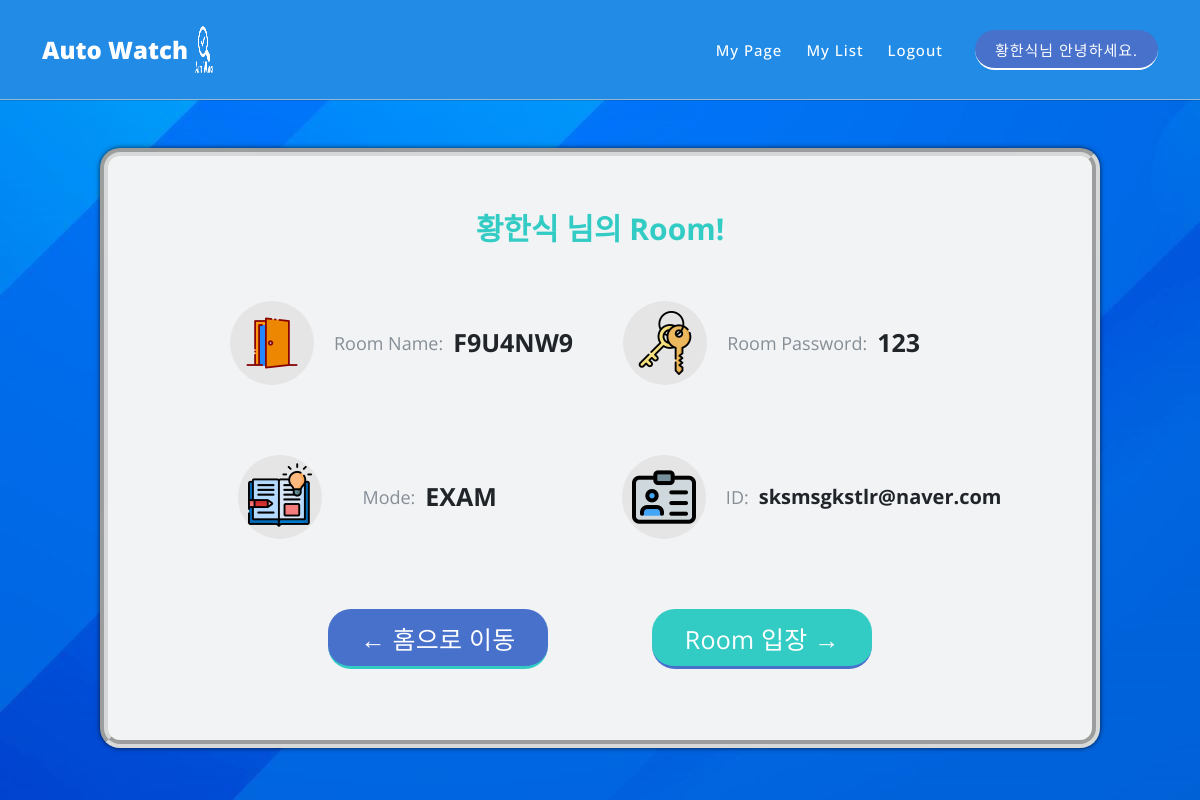
The page /main/makeroom/success (signed in) on the database its author committed.
### home/models.py (models this page shows, shortened)
class User(models.Model):
    email = models.EmailField(max_length=128, verbose_name="아이디")
    username = models.CharField(max_length=64, verbose_name="사용자명")
    password = models.CharField(max_length=64, verbose_name="비밀번호")
    registerd_date = models.DateTimeField(
        auto_now_add=True, verbose_name='가입시간')
    image = models.ImageField(
        default="face-recognition.png", verbose_name='이미지', storage=OverwriteStorage())
    check = models.BooleanField(default=False)        # 앱 인증 완료시 true
    class Meta:
        db_table = 'hasik_user'
        verbose_name = '사용자 명단'
        verbose_name_plural = '사용자 명단'  # 복수명 설정

### main/models.py (models this page shows, shortened)
class Room(models.Model):
    room_name = models.CharField(max_length=128, verbose_name="방 이름")
    room_password = models.CharField(max_length=64, verbose_name="방 비밀번호")
    file = models.FileField(upload_to="room", verbose_name="파일", default="NULL")
    mode = models.CharField(max_length=64, verbose_name="모드", default="NULL")
    maker = models.EmailField(max_length=64, verbose_name="생성자", default="NULL")
    make_date = models.DateTimeField(auto_now_add=True, verbose_name='생성 날짜')
    member_list = models.CharField(max_length=64, verbose_name='회원명단리스트',default=None)
    class Meta:
        db_table = 'room'
        verbose_name = 'Room 명단'
        verbose_name_plural = 'Room 명단'

### main/views.py (the view, shortened to what this page needs)
# urls.py: path('makeroom/success', views.make_success),
def make_success(request):
    res_data = {}
    fs = FileSystemStorage()
    room_session = request.session.get('room_name')   # 아까 POST 할때 session에 저장한 값 불러옴
    user_session = request.session.get('user')
    if room_session and user_session:
        user = User.objects.get(pk=user_session)    # 로그인 체크
        res_data['username'] = user.username        # mypage 정보
        res_data['email'] = user.email
        res_data['register'] = user.registerd_date
        room = Room.objects.get(room_name=room_session)
        res_data['room_name'] = room.room_name
        res_data['room_password'] = room.room_password
        res_data['mode'] = room.mode
        res_data['maker'] = room.maker
        res_data['userimg'] = fs.url(user.image)
        if res_data['userimg'] == "/media/":               # 이미지 체크
            res_data['img_check'] = 0
        else:
            res_data['img_check'] = 1
        if request.method == 'GET':
            return render(request, 'make_success.html', res_data)
    else:
        return redirect('/login')

### main/templates/make_success.html (shortened to what this page needs)
{%extends 'base.html'%}
{% block content%}
    <div class="success">
        <span id="success-main-text" class="animate__animated animate__heartBeat animate__delay-1s">{{username}} 님의
            Room!</span>
        <div class="rn">
            <div class="img-background">
                <img src="/static/assets/images/door_name.png" alt="">
            </div>
            <span class="sub-text1">Room Name: </span><span class="main-text1">{{room_name}}</span>
            <div class="img-background">
                <img src="/static/assets/images/keys.png" alt="">
            </div>
            <span class="sub-text2">Room Password: </span><span class="main-text2">{{room_password}}</span>
        </div>
        <div class="rm">
            <div class="img-background">
                <img src="/static/assets/images/open-book.png" alt="" id="mode-img">
            </div>
            <span class="sub-text3">Mode: </span><span class="main-text3">{{mode}}</span>
            <div class="img-background">
                <img src="/static/assets/images/name.png" alt="">
            </div>
            <span class="sub-text4">ID: </span><span class="main-text4">{{maker}}</span>
        </div>
        <div class="success-btn">
            <form method="POST">
                <input type="button" id="move-home-btn" value="← 홈으로 이동" onclick="location.href='/main'">
                <button>Room 입장 →</button>
            </form>
        </div>
    </div>
{% endblock%}

### main/templates/base.html (shortened to what this page needs)
<!DOCTYPE html>
<html lang="ko" id="html">
<head>
    <link href="/static/vendor/bootstrap/css/bootstrap.min.css" rel="stylesheet">
    <link rel="stylesheet" href="/static/assets/css/fontawesome.css">
    <link rel="stylesheet" href="/static/assets/css/templatemo-seo-dream.css?after">
    <link rel="stylesheet" href="/static/assets/css/main.css">
    <link rel="stylesheet" href="/static/assets/css/makeroom.css">
    <link rel="stylesheet" href="/static/assets/css/enterroom.css?after">
    <link rel="stylesheet" href="/static/assets/css/list.css">
    <link rel="stylesheet" href="/static/assets/css/animated.css">
    <link rel="stylesheet" href="https://cdnjs.cloudflare.com/ajax/libs/animate.css/4.1.1/animate.min.css"/>
    <link rel="stylesheet" href="/static/assets/css/owl.css">
</head>
<body>
  <div class="king" id="king">
    <div class="animate__animated animate__fadeInDown animate__delay-0.8s">
      <header class="header-area">
        <div class="container">
          <div class="row">
            <div class="col-12">
                <nav class="main-nav">
                  <a href="/main" class="logo">
                    <h4>Auto Watch <img src="/static/assets/images/자동감시로고_-removebg-preview.png" alt="" class="auto_logo"></h4>
                  </a>
                  <ul class="nav">
                    <li class="scroll-to-section"><a id="nav_mypage" name="nav_mypage">My page</a></li>
                    <li class="scroll-to-section"><a href="/main/list">My List</a></li>
                    <li class="scroll-to-section"><a href="/logout">Logout</a></li>
                    <li class="scroll-to-section"><div class="main-blue-button"><a id="nav_mypage2" name="nav_mypage2">{{username}}님 안녕하세요.</a></div></li>
                  </ul>
                </nav>
            </div>
          </div>
        </div>
      </header>
    </div>
    <div class="main">
      <div class="inner">
        {%block content%}
        {% endblock %}
      </div>
    </div>
  </div>
</body>
</html>

### static/assets/css/templatemo-seo-dream.css (style rules this page uses)
* { margin: 0; padding: 0; border: 0; outline: 0; }
ul, li { padding: 0; margin: 0; list-style: none; }
header, nav, section, article, aside, footer, hgroup { display: block; }
* { box-sizing: border-box; }
html, body { font-family: 'fontawesome-webfont', sans-serif; font-weight: 400; background-color: #fff; -ms-text-size-adjust: 100%; -webkit-font-smoothing: antialiased; -moz-osx-font-smoothing: grayscale; }
a { text-decoration: none; }
img { width: 100%; overflow: hidden; }
html, body { background: #fff; font-family: 'Open Sans', sans-serif; }
.main-blue-button a { display: inline-block; background-color: #4771cb; font-size: 15px; font-weight: 400; color: #fff; text-transform: capitalize; padding: 12px 25px; border-radius: 23px; letter-spacing: 0.25px; border-bottom: 2px solid #fff!important; transition: all .3s; }
.header-area { background-color: #228be6; border-bottom: 1px solid rgba(204,204,204, 0.7); box-shadow: 0 0 1px rgba(0,0,0, 0.7); position: absolute; top: 0px; left: 0px; right: 0px; z-index: 100; height: 100px; -webkit-transition: all .5s ease 0s; -moz-transition: all .5s ease 0s; -o-transition: all .5s ease 0s; transition: all .5s ease 0s; }
.header-area .main-nav { min-height: 80px; background: transparent; }
.header-area .main-nav .logo { float: left; -webkit-transition: all 0.3s ease 0s; -moz-transition: all 0.3s ease 0s; -o-transition: all 0.3s ease 0s; transition: all 0.3s ease 0s; }
.header-area .main-nav .logo h4 { font-size: 30px; font-weight: 800; text-transform: capitalize; color: #fff; line-height: 100px; float: left; width: 300px; -webkit-transition: all 0.3s ease 0s; -moz-transition: all 0.3s ease 0s; -o-transition: all 0.3s ease 0s; transition: all 0.3s ease 0s; }
.header-area .main-nav .logo h4 img { margin-top: 10px; width: 80px; height: 80px; }
.header-area .main-nav .nav { float: right; margin-top: 30px; margin-right: 0px; background-color: transparent; -webkit-transition: all 0.3s ease 0s; -moz-transition: all 0.3s ease 0s; -o-transition: all 0.3s ease 0s; transition: all 0.3s ease 0s; position: relative; z-index: 999; }
.header-area .main-nav .nav li { padding-left: 20px; padding-right: 20px; }
.header-area .main-nav .nav li:last-child { padding-right: 0px; padding-left: 40px; }
.header-area .main-nav .nav li:last-child a , .background-header .main-nav .nav li:last-child a { padding: 0px 20px; font-weight: 400; }
.header-area .main-nav .nav li a { display: block; font-weight: 500; font-size: 15px; color: #fff; text-transform: capitalize; -webkit-transition: all 0.3s ease 0s; -moz-transition: all 0.3s ease 0s; -o-transition: all 0.3s ease 0s; transition: all 0.3s ease 0s; height: 40px; line-height: 40px; border: transparent; letter-spacing: 1px; }
.header-area .nav { margin-top: 30px; }
@media (max-width: 1200px) { .header-area .main-nav .nav li { padding-left: 12px; padding-right: 12px; } }
@media (max-width: 1200px) { .header-area .main-nav:before { display: none; } }
@media (min-width: 767px) { .header-area .main-nav .nav { display: flex !important; } }
.auto_logo { width: 100px; height: 50px; }
@media (max-width: 1200px) { .header-area .main-nav .logo h4 { font-size: 24px; } }
@media (max-width: 1200px) { .header-area .main-nav .logo h4 img { max-width: 25px; margin-left: 0px; } }
@media (max-width: 1200px) { .header-area .main-nav .nav li:last-child { padding-left: 20px; } }

### static/assets/css/main.css (style rules this page uses)
html,body { width: 100%; height: 100%; overflow: hidden; background-color: rgba(0,0,0, 0.7); }
.king { width: 100%; height: 100%; }
.header-area .main-nav img { margin-top: 20px; }
.main { background-image: url(../images/main-back.jpg); background-repeat: no-repeat; width: 100%; height: 100%; display: flex; justify-content: center; align-items: center; }
.inner { margin-top: 6rem; width: 1000px; height: 600px; background-color: #f1f3f5; border-radius: 20px; border: 8px rgba(204,204,204, 0.7); border-style: groove; box-shadow: 0 0 5px rgba(0,0,0, 0.7); }

### rows shown on the page
User: username "황한식"
Room: room_name "F9U4NW9", room_password "123", mode "EXAM", maker "sksmsgkstlr@naver.com"
